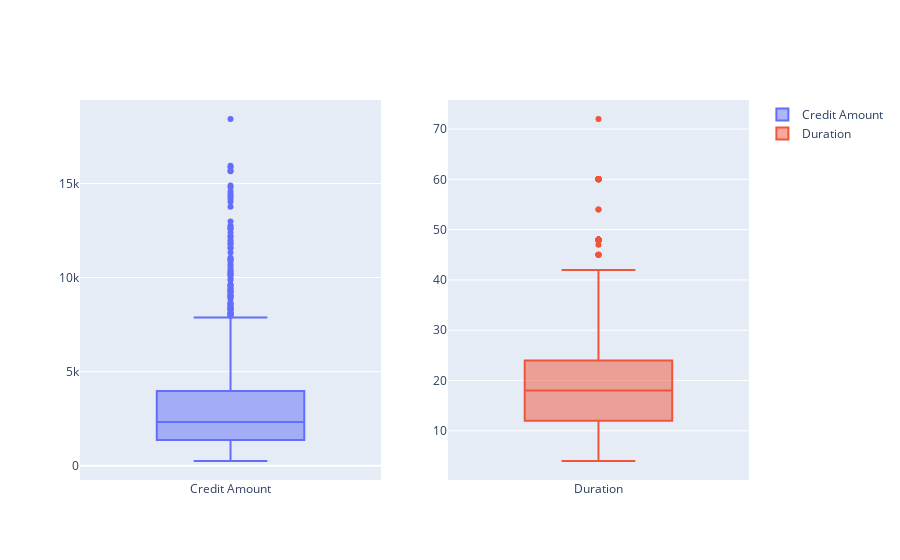

The code cell stored with this chart in its notebook:
### Markdown cell above
##  Outlier Detection and Handling

- Detected the outliers in the numerical columns (e.g., credit_amount, age, duration) using a statistical method IQR 
- **Visualization  (Step 1):** Used boxplots to visualize outliers in  two numerical features.
- Handled the outliers 
- **Visualization  (Step 2):** Showd the boxplots again after handling outliers to compare the effect.


**note:** there is no need to remove the outliers,all of them can be acceptable

### Code cell
fig = make_subplots(rows=1, cols=2)

fig.add_trace(go.Box(y=data["credit_amount"],name ='Credit Amount'), row=1, col=1)

fig.add_trace(go.Box(y=data['duration'],name ='Duration'), row=1, col=2)

### Figure 1 — Plotly figure (JSON) as saved in the notebook; plotly's stock layout.template omitted (floating-point values rounded to 4 significant figures; data arrays with more than 128 entries replaced by an {"elided": "..."} marker saying what was removed)
{"data": [{"name": "Credit Amount", "type": "box", "xaxis": "x", "y": {"elided": "1000 int values"}, "yaxis": "y"}, {"name": "Duration", "type": "box", "xaxis": "x2", "y": {"elided": "1000 int values"}, "yaxis": "y2"}], "layout": {"xaxis": {"anchor": "y", "domain": [0, 0.45]}, "xaxis2": {"anchor": "y2", "domain": [0.55, 1]}, "yaxis": {"anchor": "x", "domain": [0, 1]}, "yaxis2": {"anchor": "x2", "domain": [0, 1]}}}
